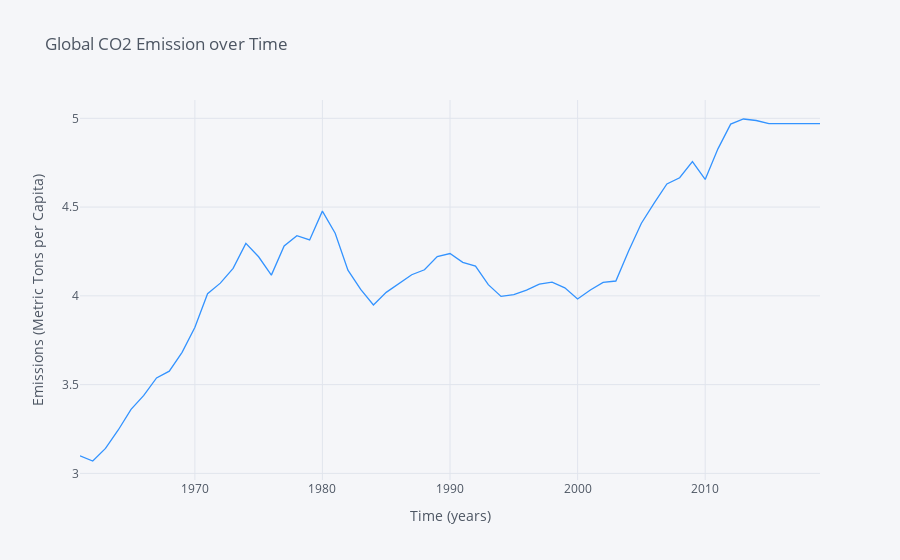

Notebook source saved alongside this figure:
### Markdown cell above
## Plotting Emissions with Plotly

### Code cell
e.iplot(kind='line', xTitle='Time (years)', color='#3393FF',
                  yTitle='Emissions (Metric Tons per Capita)', title='Global CO2 Emission over Time')

### Figure 1 — Plotly figure (JSON) as saved in the notebook; plotly's stock layout.template omitted (floating-point values rounded to 4 significant figures)
{"data": [{"line": {"color": "rgba(51, 147, 255, 1.0)", "dash": "solid", "shape": "linear", "width": 1.3}, "mode": "lines", "name": "Global CO2 Emissions per Capita", "text": "", "x": ["1960-12-31", "1961-12-31", "1962-12-31", "1963-12-31", "1964-12-31", "1965-12-31", "1966-12-31", "1967-12-31", "1968-12-31", "1969-12-31", "1970-12-31", "1971-12-31", "1972-12-31", "1973-12-31", "1974-12-31", "1975-12-31", "1976-12-31", "1977-12-31", "1978-12-31", "1979-12-31", "1980-12-31", "1981-12-31", "1982-12-31", "1983-12-31", "1984-12-31", "1985-12-31", "1986-12-31", "1987-12-31", "1988-12-31", "1989-12-31", "1990-12-31", "1991-12-31", "1992-12-31", "1993-12-31", "1994-12-31", "1995-12-31", "1996-12-31", "1997-12-31", "1998-12-31", "1999-12-31", "2000-12-31", "2001-12-31", "2002-12-31", "2003-12-31", "2004-12-31", "2005-12-31", "2006-12-31", "2007-12-31", "2008-12-31", "2009-12-31", "2010-12-31", "2011-12-31", "2012-12-31", "2013-12-31", "2014-12-31", "2015-12-31", "2016-12-31", "2017-12-31", "2018-12-31"], "y": [3.099, 3.07, 3.141, 3.244, 3.361, 3.439, 3.538, 3.576, 3.682, 3.822, 4.012, 4.072, 4.155, 4.295, 4.22, 4.117, 4.281, 4.339, 4.315, 4.477, 4.353, 4.145, 4.036, 3.949, 4.02, 4.069, 4.119, 4.147, 4.221, 4.238, 4.189, 4.168, 4.063, 3.997, 4.006, 4.032, 4.066, 4.078, 4.045, 3.982, 4.033, 4.076, 4.084, 4.253, 4.409, 4.523, 4.63, 4.665, 4.756, 4.656, 4.828, 4.968, 4.996, 4.988, 4.97, 4.97, 4.97, 4.97, 4.97], "type": "scatter"}], "layout": {"legend": {"bgcolor": "#F5F6F9", "font": {"color": "#4D5663"}}, "paper_bgcolor": "#F5F6F9", "plot_bgcolor": "#F5F6F9", "title": {"font": {"color": "#4D5663"}, "text": "Global CO2 Emission over Time"}, "xaxis": {"gridcolor": "#E1E5ED", "showgrid": true, "tickfont": {"color": "#4D5663"}, "title": {"font": {"color": "#4D5663"}, "text": "Time (years)"}, "zerolinecolor": "#E1E5ED"}, "yaxis": {"gridcolor": "#E1E5ED", "showgrid": true, "tickfont": {"color": "#4D5663"}, "title": {"font": {"color": "#4D5663"}, "text": "Emissions (Metric Tons per Capita)"}, "zerolinecolor": "#E1E5ED"}}}
